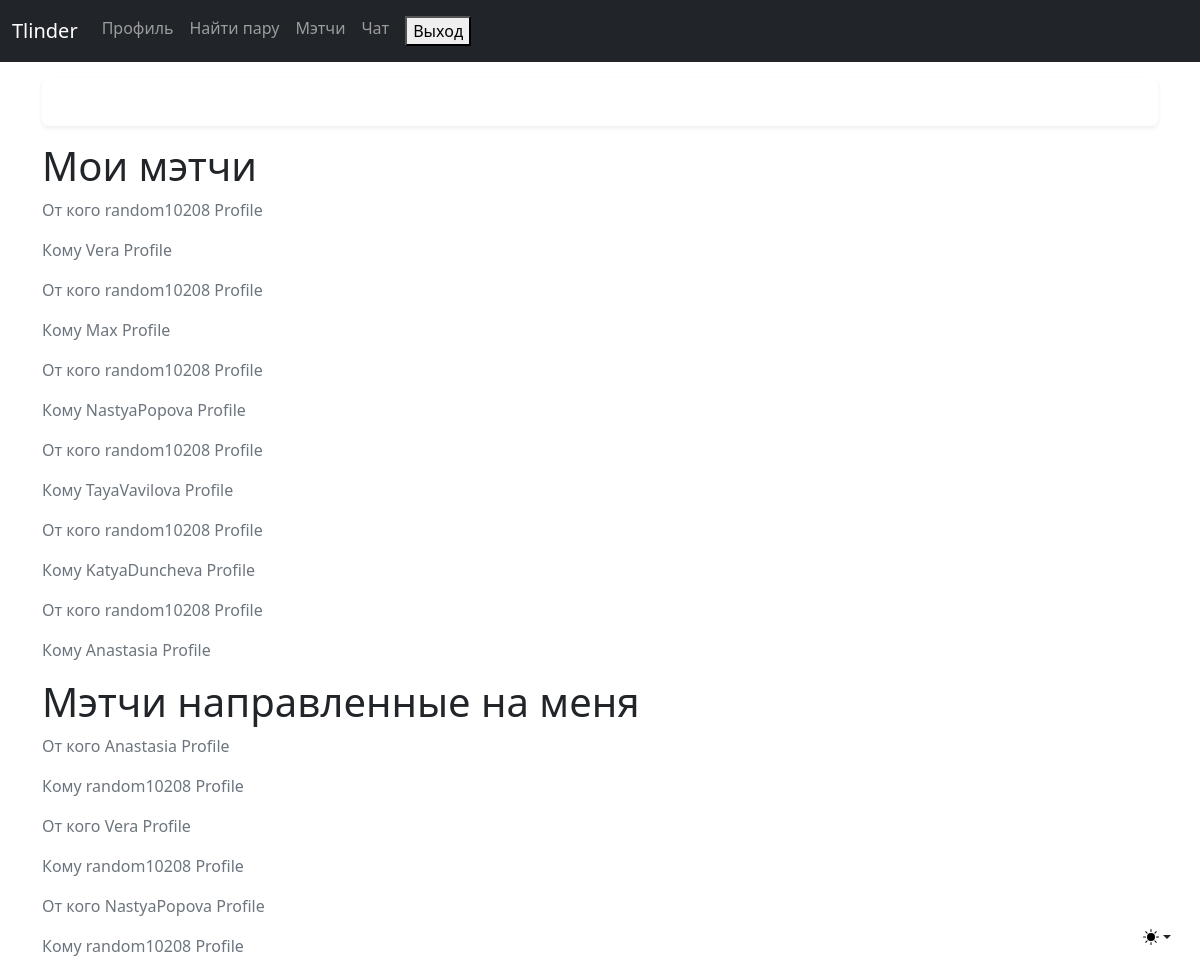
The page /users/match (signed in) on the database as committed earlier.
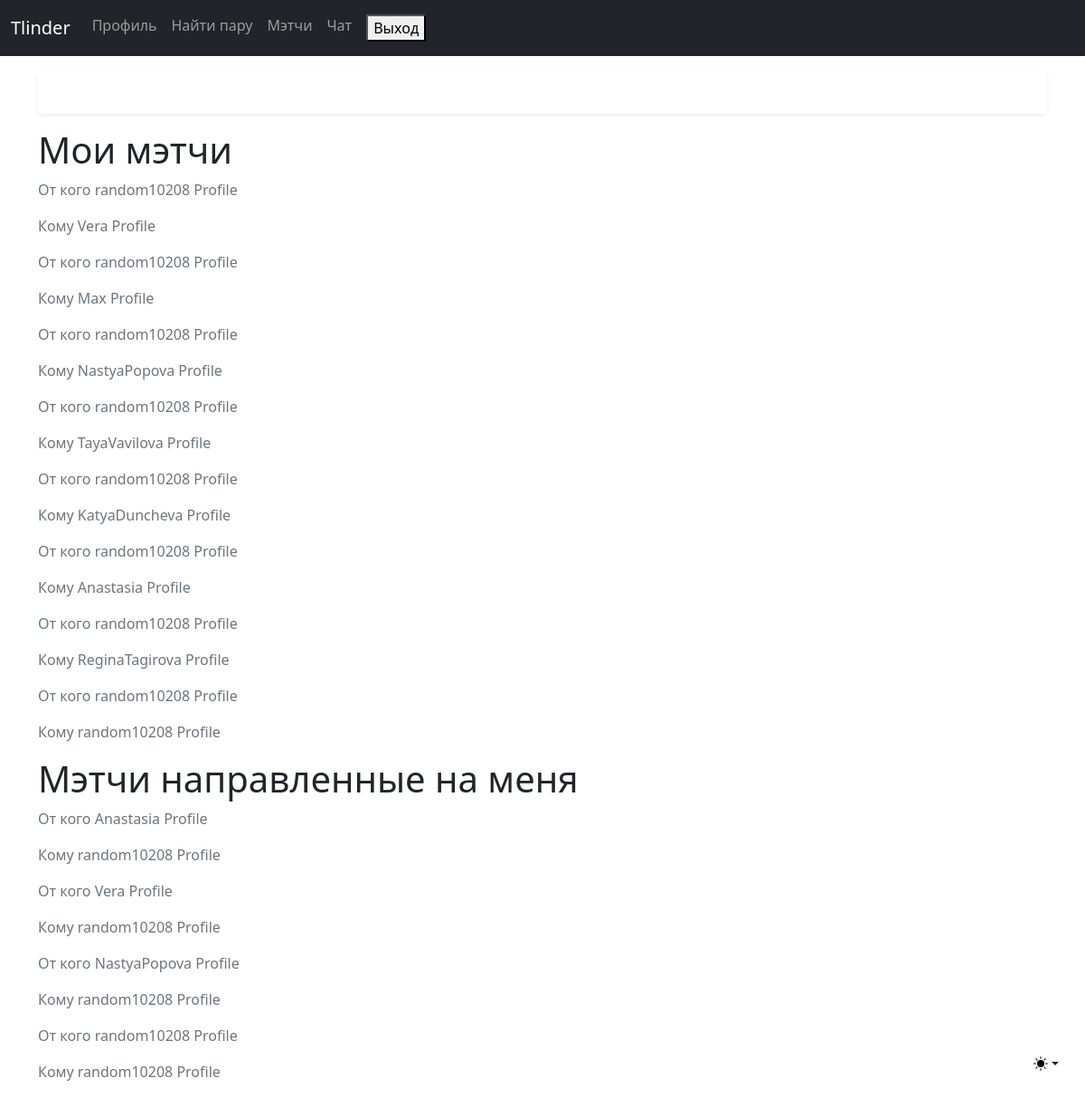
The same page on the database as committed later.
### users/models.py (models this page shows, shortened)
class Friendship(models.Model):
    from_friend = models.ForeignKey(Profile, blank=True, on_delete=models.CASCADE, related_name="from_friends",)
    to_friend = models.ForeignKey(Profile, blank=True,on_delete=models.CASCADE,related_name="friends",)

class Profile(models.Model):
    user = models.OneToOneField(User, on_delete=models.CASCADE)
    firstname = models.CharField(max_length=200, db_index=True,)
    lastname = models.CharField(max_length=200)
    gender = models.CharField(max_length=200, choices=GENDER_CHOICES, default='Мужчина')
    image = models.ImageField(default='default.jpg', upload_to='profile_pics')
    image2 = models.ImageField(default='default2.jpg')
    def __str__(self):
        return f'{self.user.username} Profile'

### users/views.py (the view)
# urls.py: path('match', user_views.match, name='match'),
def match(request):
    instance = request.user.profile
    matches = Friendship.objects.filter(from_friend=instance)
    matches_to_me = Friendship.objects.filter(to_friend=instance)
    return render(request, 'users/match.html', {'matches': matches, 'matches_to_me': matches_to_me})

### users/templates/users/match.html (shortened to what this page needs)
{% extends "users/base.html" %}
{% block content %}
<h1>Мои мэтчи</h1>
    {% for match in matches %}
        <div class="media">
			<p class="text-secondary">От кого {{ match.from_friend }}</p>
			<p class="text-secondary">Кому {{ match.to_friend }}</p>
        </div>
    {% endfor %}
<h1>Мэтчи направленные на меня</h1>
{% for el in matches_to_me %}
        <div class="media">
			<p class="text-secondary">От кого {{ el.from_friend }}</p>
			<p class="text-secondary">Кому {{ el.to_friend }}</p>
        </div>
    {% endfor %}
{% endblock content %}

Rows that differ between the two databases and show on the page:
added Friendship: from_friend "random10208 Profile", to_friend "ReginaTagirova Profile", shown under "Мои мэтчи"
added Friendship: from_friend "random10208 Profile", to_friend "random10208 Profile"
